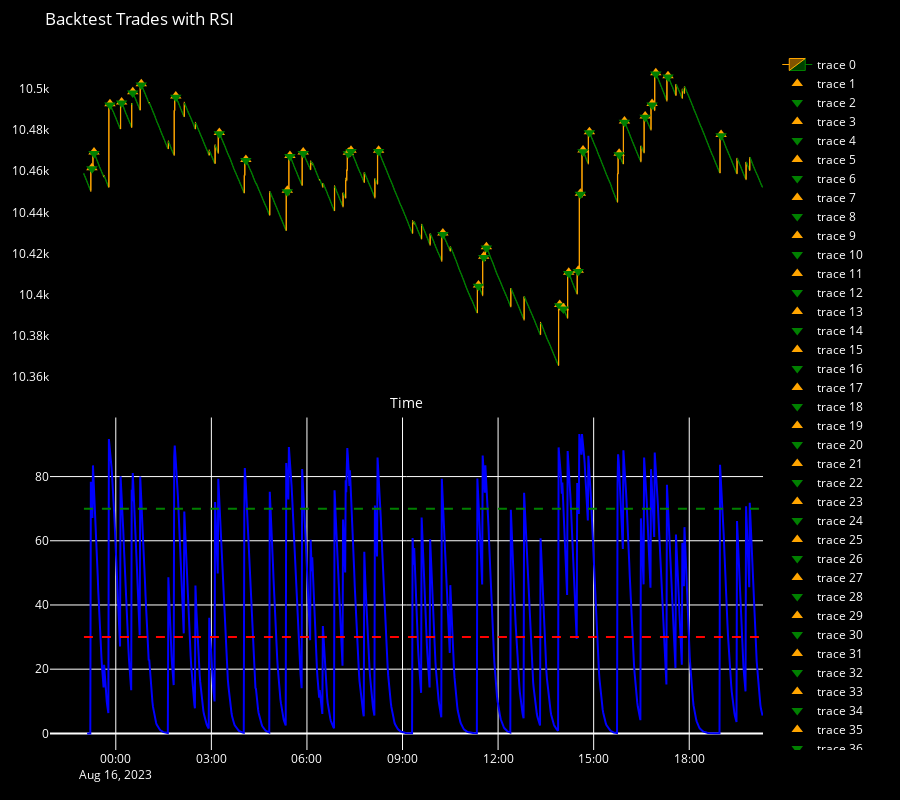

Source (notebook cell):
### Markdown cell above
# **BackTest + Trade Visualizer + RSI (Maverick boom 1000/500/300)**

### Code cell
from plotly.subplots import make_subplots

def backtest_strategy(df, lot_size=0.2):
    trades = []
    in_trade = False

    for i in range(3, len(df)):
        current_bar = df.iloc[i]
        previous_bar = df.iloc[i - 1]
        confirmation_bar = df.iloc[i - 2]

        # Check for sell conditions
        if current_bar["rsi"] > 70 and confirmation_bar["close"] > confirmation_bar["open"] \
                and previous_bar["close"] < previous_bar["open"] \
                and current_bar["close"] < current_bar["open"]:
            
            if not in_trade:
                # Open a sell trade
                trade = {"entry_time": current_bar.name, "entry_price": current_bar["open"], "trade_type": "SELL"}
                trades.append(trade)
                in_trade = True

        # Check for trade closing condition
        if in_trade:
            if current_bar["close"] < current_bar["open"]:
                # Close the trade
                trades[-1]["exit_time"] = current_bar.name
                trades[-1]["exit_price"] = current_bar["close"]
                trades[-1]["pnl"] = trades[-1]["entry_price"] - trades[-1]["exit_price"]
                trades[-1]["pnl"] *= lot_size
                in_trade = False

    return trades

def plot_trades(df, trades):
    fig = go.Figure(data=[go.Candlestick(x=df.index,
                                        open=df['open'],
                                        high=df['high'],
                                        low=df['low'],
                                        close=df['close'],
                                        increasing_line_color='orange',
                                        decreasing_line_color='green',
                                        line_width=1)])

    entry_exit_traces = []  # Store entry and exit traces separately

    for trade in trades:
        entry_time = trade["entry_time"]
        entry_price = trade["entry_price"]
        exit_time = trade["exit_time"]
        exit_price = trade["exit_price"]

        entry_trace = go.Scatter(x=[entry_time], y=[entry_price],
                                 mode='markers',
                                 marker=dict(size=10, symbol='triangle-up', color='orange'))
        
        exit_trace = go.Scatter(x=[exit_time], y=[exit_price],
                                mode='markers',
                                marker=dict(size=10, symbol='triangle-down', color='green'))

        entry_exit_traces.append(entry_trace)
        entry_exit_traces.append(exit_trace)

    # Calculate RSI levels
    rsi_levels = df['rsi']
    rsi_oversold = [30] * len(df)
    rsi_overbought = [70] * len(df)

    # Create a subplot with shared x-axis
    subplot_fig = make_subplots(rows=2, cols=1, shared_xaxes=True, vertical_spacing=0.05)

    # Add candlestick chart to the first subplot
    subplot_fig.add_trace(go.Candlestick(x=df.index,
                                          open=df['open'],
                                          high=df['high'],
                                          low=df['low'],
                                          close=df['close'],
                                          increasing_line_color='orange',
                                          decreasing_line_color='green',
                                          line_width=1), row=1, col=1)

    # Add entry and exit traces to the first subplot
    for trace in entry_exit_traces:
        subplot_fig.add_trace(trace, row=1, col=1)

    # Add RSI plot to the second subplot
    subplot_fig.add_trace(go.Scatter(x=df.index, y=rsi_levels, name='RSI', line=dict(color='blue')), row=2, col=1)
    subplot_fig.add_trace(go.Scatter(x=df.index, y=rsi_oversold, name='Oversold', line=dict(color='red', dash='dash')), row=2, col=1)
    subplot_fig.add_trace(go.Scatter(x=df.index, y=rsi_overbought, name='Overbought', line=dict(color='green', dash='dash')), row=2, col=1)

    # Update layout of the subplots
    subplot_fig.update_layout(
        title="Backtest Trades with RSI",
        xaxis_title="Time",
        height=800,  # Set the height of the entire plot
        xaxis_rangeslider_visible=False,
        plot_bgcolor='black',
        paper_bgcolor='black',
        font=dict(color='white'),
        showlegend=True,
        autosize=True,
        margin=dict(l=50, r=50, t=50, b=50),
        xaxis_showgrid=False,
        yaxis_showgrid=False,
    )

    subplot_fig.show()


if __name__ == "__main__":
    symbol = "Boom 1000 Index"
    timeframe = mt5.TIMEFRAME_M1
    lot_size = 1.0
    period = 7.0

    # Specify the date range for historical data (adjust as needed)
    start_date = datetime(2023, 8, 16)
    end_date = datetime.now()
    #end_date = datetime(2023, 8, 16)
    # Step 1: Load historical data within the specified date range
    df = get_historical_data(symbol, timeframe, start_date, end_date)

    # Step 2: Calculate RSI
    calculate_rsi(df, period)

    # Step 3: Backtest the strategy
    trades = backtest_strategy(df, lot_size)

    # Step 4: Print the backtest results
    total_pnl = 0
    for trade in trades:
        print(f"Trade Type: {trade['trade_type']}")
        print(f"Entry Time: {trade['entry_time']}, Entry Price: {trade['entry_price']}")
        print(f"Exit Time: {trade['exit_time']}, Exit Price: {trade['exit_price']}")
        print(f"Profit/Loss: {trade['pnl']:.2f}\n")
        total_pnl += trade['pnl']

    print(f"Total Profit/Loss: {total_pnl:.2f}")
    print(f"Total Trades: {len(trades)}")

    # Step 5: Plot the trades
    plot_trades(df, trades)

### Figure 1 — Plotly figure (JSON) as saved in the notebook; plotly's stock layout.template omitted (floating-point values rounded to 4 significant figures; data arrays with more than 128 entries replaced by an {"elided": "..."} marker saying what was removed)
{"data": [{"close": {"elided": "1279 float values"}, "decreasing": {"line": {"color": "green"}}, "high": {"elided": "1279 float values"}, "increasing": {"line": {"color": "orange"}}, "line": {"width": 1}, "low": {"elided": "1279 float values"}, "open": {"elided": "1279 float values"}, "type": "candlestick", "x": {"elided": "1279 str values"}, "xaxis": "x", "yaxis": "y"}, {"marker": {"color": "orange", "size": 10, "symbol": "triangle-up"}, "mode": "markers", "type": "scatter", "x": ["2023-08-15T23:15:00"], "xaxis": "x", "y": [10460.0], "yaxis": "y"}, {"marker": {"color": "green", "size": 10, "symbol": "triangle-down"}, "mode": "markers", "type": "scatter", "x": ["2023-08-15T23:15:00"], "xaxis": "x", "y": [10460.0], "yaxis": "y"}, {"marker": {"color": "orange", "size": 10, "symbol": "triangle-up"}, "mode": "markers", "type": "scatter", "x": ["2023-08-15T23:19:00"], "xaxis": "x", "y": [10470.0], "yaxis": "y"}, {"marker": {"color": "green", "size": 10, "symbol": "triangle-down"}, "mode": "markers", "type": "scatter", "x": ["2023-08-15T23:19:00"], "xaxis": "x", "y": [10470.0], "yaxis": "y"}, {"marker": {"color": "orange", "size": 10, "symbol": "triangle-up"}, "mode": "markers", "type": "scatter", "x": ["2023-08-15T23:49:00"], "xaxis": "x", "y": [10490.0], "yaxis": "y"}, {"marker": {"color": "green", "size": 10, "symbol": "triangle-down"}, "mode": "markers", "type": "scatter", "x": ["2023-08-15T23:49:00"], "xaxis": "x", "y": [10490.0], "yaxis": "y"}, {"marker": {"color": "orange", "size": 10, "symbol": "triangle-up"}, "mode": "markers", "type": "scatter", "x": ["2023-08-16T00:11:00"], "xaxis": "x", "y": [10490.0], "yaxis": "y"}, {"marker": {"color": "green", "size": 10, "symbol": "triangle-down"}, "mode": "markers", "type": "scatter", "x": ["2023-08-16T00:11:00"], "xaxis": "x", "y": [10490.0], "yaxis": "y"}, {"marker": {"color": "orange", "size": 10, "symbol": "triangle-up"}, "mode": "markers", "type": "scatter", "x": ["2023-08-16T00:32:00"], "xaxis": "x", "y": [10500.0], "yaxis": "y"}, {"marker": {"color": "green", "size": 10, "symbol": "triangle-down"}, "mode": "markers", "type": "scatter", "x": ["2023-08-16T00:32:00"], "xaxis": "x", "y": [10500.0], "yaxis": "y"}, {"marker": {"color": "orange", "size": 10, "symbol": "triangle-up"}, "mode": "markers", "type": "scatter", "x": ["2023-08-16T00:48:00"], "xaxis": "x", "y": [10500.0], "yaxis": "y"}, {"marker": {"color": "green", "size": 10, "symbol": "triangle-down"}, "mode": "markers", "type": "scatter", "x": ["2023-08-16T00:48:00"], "xaxis": "x", "y": [10500.0], "yaxis": "y"}, {"marker": {"color": "orange", "size": 10, "symbol": "triangle-up"}, "mode": "markers", "type": "scatter", "x": ["2023-08-16T01:53:00"], "xaxis": "x", "y": [10500.0], "yaxis": "y"}, {"marker": {"color": "green", "size": 10, "symbol": "triangle-down"}, "mode": "markers", "type": "scatter", "x": ["2023-08-16T01:53:00"], "xaxis": "x", "y": [10500.0], "yaxis": "y"}, {"marker": {"color": "orange", "size": 10, "symbol": "triangle-up"}, "mode": "markers", "type": "scatter", "x": ["2023-08-16T03:15:00"], "xaxis": "x", "y": [10480.0], "yaxis": "y"}, {"marker": {"color": "green", "size": 10, "symbol": "triangle-down"}, "mode": "markers", "type": "scatter", "x": ["2023-08-16T03:15:00"], "xaxis": "x", "y": [10480.0], "yaxis": "y"}, {"marker": {"color": "orange", "size": 10, "symbol": "triangle-up"}, "mode": "markers", "type": "scatter", "x": ["2023-08-16T04:05:00"], "xaxis": "x", "y": [10470.0], "yaxis": "y"}, {"marker": {"color": "green", "size": 10, "symbol": "triangle-down"}, "mode": "markers", "type": "scatter", "x": ["2023-08-16T04:05:00"], "xaxis": "x", "y": [10470.0], "yaxis": "y"}, {"marker": {"color": "orange", "size": 10, "symbol": "triangle-up"}, "mode": "markers", "type": "scatter", "x": ["2023-08-16T05:23:00"], "xaxis": "x", "y": [10450.0], "yaxis": "y"}, {"marker": {"color": "green", "size": 10, "symbol": "triangle-down"}, "mode": "markers", "type": "scatter", "x": ["2023-08-16T05:23:00"], "xaxis": "x", "y": [10450.0], "yaxis": "y"}, {"marker": {"color": "orange", "size": 10, "symbol": "triangle-up"}, "mode": "markers", "type": "scatter", "x": ["2023-08-16T05:28:00"], "xaxis": "x", "y": [10470.0], "yaxis": "y"}, {"marker": {"color": "green", "size": 10, "symbol": "triangle-down"}, "mode": "markers", "type": "scatter", "x": ["2023-08-16T05:28:00"], "xaxis": "x", "y": [10470.0], "yaxis": "y"}, {"marker": {"color": "orange", "size": 10, "symbol": "triangle-up"}, "mode": "markers", "type": "scatter", "x": ["2023-08-16T05:53:00"], "xaxis": "x", "y": [10470.0], "yaxis": "y"}, {"marker": {"color": "green", "size": 10, "symbol": "triangle-down"}, "mode": "markers", "type": "scatter", "x": ["2023-08-16T05:53:00"], "xaxis": "x", "y": [10470.0], "yaxis": "y"}, {"marker": {"color": "orange", "size": 10, "symbol": "triangle-up"}, "mode": "markers", "type": "scatter", "x": ["2023-08-16T07:18:00"], "xaxis": "x", "y": [10470.0], "yaxis": "y"}, {"marker": {"color": "green", "size": 10, "symbol": "triangle-down"}, "mode": "markers", "type": "scatter", "x": ["2023-08-16T07:18:00"], "xaxis": "x", "y": [10470.0], "yaxis": "y"}, {"marker": {"color": "orange", "size": 10, "symbol": "triangle-up"}, "mode": "markers", "type": "scatter", "x": ["2023-08-16T07:23:00"], "xaxis": "x", "y": [10470.0], "yaxis": "y"}, {"marker": {"color": "green", "size": 10, "symbol": "triangle-down"}, "mode": "markers", "type": "scatter", "x": ["2023-08-16T07:23:00"], "xaxis": "x", "y": [10470.0], "yaxis": "y"}, {"marker": {"color": "orange", "size": 10, "symbol": "triangle-up"}, "mode": "markers", "type": "scatter", "x": ["2023-08-16T08:15:00"], "xaxis": "x", "y": [10470.0], "yaxis": "y"}, {"marker": {"color": "green", "size": 10, "symbol": "triangle-down"}, "mode": "markers", "type": "scatter", "x": ["2023-08-16T08:15:00"], "xaxis": "x", "y": [10470.0], "yaxis": "y"}, {"marker": {"color": "orange", "size": 10, "symbol": "triangle-up"}, "mode": "markers", "type": "scatter", "x": ["2023-08-16T10:16:00"], "xaxis": "x", "y": [10430.0], "yaxis": "y"}, {"marker": {"color": "green", "size": 10, "symbol": "triangle-down"}, "mode": "markers", "type": "scatter", "x": ["2023-08-16T10:16:00"], "xaxis": "x", "y": [10430.0], "yaxis": "y"}, {"marker": {"color": "orange", "size": 10, "symbol": "triangle-up"}, "mode": "markers", "type": "scatter", "x": ["2023-08-16T11:23:00"], "xaxis": "x", "y": [10400.0], "yaxis": "y"}, {"marker": {"color": "green", "size": 10, "symbol": "triangle-down"}, "mode": "markers", "type": "scatter", "x": ["2023-08-16T11:23:00"], "xaxis": "x", "y": [10400.0], "yaxis": "y"}, {"marker": {"color": "orange", "size": 10, "symbol": "triangle-up"}, "mode": "markers", "type": "scatter", "x": ["2023-08-16T11:33:00"], "xaxis": "x", "y": [10420.0], "yaxis": "y"}, {"marker": {"color": "green", "size": 10, "symbol": "triangle-down"}, "mode": "markers", "type": "scatter", "x": ["2023-08-16T11:33:00"], "xaxis": "x", "y": [10420.0], "yaxis": "y"}, {"marker": {"color": "orange", "size": 10, "symbol": "triangle-up"}, "mode": "markers", "type": "scatter", "x": ["2023-08-16T11:38:00"], "xaxis": "x", "y": [10420.0], "yaxis": "y"}, {"marker": {"color": "green", "size": 10, "symbol": "triangle-down"}, "mode": "markers", "type": "scatter", "x": ["2023-08-16T11:38:00"], "xaxis": "x", "y": [10420.0], "yaxis": "y"}, {"marker": {"color": "orange", "size": 10, "symbol": "triangle-up"}, "mode": "markers", "type": "scatter", "x": ["2023-08-16T13:56:00"], "xaxis": "x", "y": [10400.0], "yaxis": "y"}, {"marker": {"color": "green", "size": 10, "symbol": "triangle-down"}, "mode": "markers", "type": "scatter", "x": ["2023-08-16T13:56:00"], "xaxis": "x", "y": [10390.0], "yaxis": "y"}, {"marker": {"color": "orange", "size": 10, "symbol": "triangle-up"}, "mode": "markers", "type": "scatter", "x": ["2023-08-16T14:03:00"], "xaxis": "x", "y": [10390.0], "yaxis": "y"}, {"marker": {"color": "green", "size": 10, "symbol": "triangle-down"}, "mode": "markers", "type": "scatter", "x": ["2023-08-16T14:03:00"], "xaxis": "x", "y": [10390.0], "yaxis": "y"}, {"marker": {"color": "orange", "size": 10, "symbol": "triangle-up"}, "mode": "markers", "type": "scatter", "x": ["2023-08-16T14:13:00"], "xaxis": "x", "y": [10410.0], "yaxis": "y"}, {"marker": {"color": "green", "size": 10, "symbol": "triangle-down"}, "mode": "markers", "type": "scatter", "x": ["2023-08-16T14:13:00"], "xaxis": "x", "y": [10410.0], "yaxis": "y"}, {"marker": {"color": "orange", "size": 10, "symbol": "triangle-up"}, "mode": "markers", "type": "scatter", "x": ["2023-08-16T14:31:00"], "xaxis": "x", "y": [10410.0], "yaxis": "y"}, {"marker": {"color": "green", "size": 10, "symbol": "triangle-down"}, "mode": "markers", "type": "scatter", "x": ["2023-08-16T14:31:00"], "xaxis": "x", "y": [10410.0], "yaxis": "y"}, {"marker": {"color": "orange", "size": 10, "symbol": "triangle-up"}, "mode": "markers", "type": "scatter", "x": ["2023-08-16T14:35:00"], "xaxis": "x", "y": [10450.0], "yaxis": "y"}, {"marker": {"color": "green", "size": 10, "symbol": "triangle-down"}, "mode": "markers", "type": "scatter", "x": ["2023-08-16T14:35:00"], "xaxis": "x", "y": [10450.0], "yaxis": "y"}, {"marker": {"color": "orange", "size": 10, "symbol": "triangle-up"}, "mode": "markers", "type": "scatter", "x": ["2023-08-16T14:40:00"], "xaxis": "x", "y": [10470.0], "yaxis": "y"}, {"marker": {"color": "green", "size": 10, "symbol": "triangle-down"}, "mode": "markers", "type": "scatter", "x": ["2023-08-16T14:40:00"], "xaxis": "x", "y": [10470.0], "yaxis": "y"}, {"marker": {"color": "orange", "size": 10, "symbol": "triangle-up"}, "mode": "markers", "type": "scatter", "x": ["2023-08-16T14:52:00"], "xaxis": "x", "y": [10480.0], "yaxis": "y"}, {"marker": {"color": "green", "size": 10, "symbol": "triangle-down"}, "mode": "markers", "type": "scatter", "x": ["2023-08-16T14:52:00"], "xaxis": "x", "y": [10480.0], "yaxis": "y"}, {"marker": {"color": "orange", "size": 10, "symbol": "triangle-up"}, "mode": "markers", "type": "scatter", "x": ["2023-08-16T15:48:00"], "xaxis": "x", "y": [10470.0], "yaxis": "y"}, {"marker": {"color": "green", "size": 10, "symbol": "triangle-down"}, "mode": "markers", "type": "scatter", "x": ["2023-08-16T15:48:00"], "xaxis": "x", "y": [10470.0], "yaxis": "y"}, {"marker": {"color": "orange", "size": 10, "symbol": "triangle-up"}, "mode": "markers", "type": "scatter", "x": ["2023-08-16T15:58:00"], "xaxis": "x", "y": [10480.0], "yaxis": "y"}, {"marker": {"color": "green", "size": 10, "symbol": "triangle-down"}, "mode": "markers", "type": "scatter", "x": ["2023-08-16T15:58:00"], "xaxis": "x", "y": [10480.0], "yaxis": "y"}, {"marker": {"color": "orange", "size": 10, "symbol": "triangle-up"}, "mode": "markers", "type": "scatter", "x": ["2023-08-16T16:37:00"], "xaxis": "x", "y": [10490.0], "yaxis": "y"}, {"marker": {"color": "green", "size": 10, "symbol": "triangle-down"}, "mode": "markers", "type": "scatter", "x": ["2023-08-16T16:37:00"], "xaxis": "x", "y": [10490.0], "yaxis": "y"}, {"marker": {"color": "orange", "size": 10, "symbol": "triangle-up"}, "mode": "markers", "type": "scatter", "x": ["2023-08-16T16:50:00"], "xaxis": "x", "y": [10490.0], "yaxis": "y"}, {"marker": {"color": "green", "size": 10, "symbol": "triangle-down"}, "mode": "markers", "type": "scatter", "x": ["2023-08-16T16:50:00"], "xaxis": "x", "y": [10490.0], "yaxis": "y"}, {"marker": {"color": "orange", "size": 10, "symbol": "triangle-up"}, "mode": "markers", "type": "scatter", "x": ["2023-08-16T16:57:00"], "xaxis": "x", "y": [10510.0], "yaxis": "y"}, {"marker": {"color": "green", "size": 10, "symbol": "triangle-down"}, "mode": "markers", "type": "scatter", "x": ["2023-08-16T16:57:00"], "xaxis": "x", "y": [10510.0], "yaxis": "y"}, {"marker": {"color": "orange", "size": 10, "symbol": "triangle-up"}, "mode": "markers", "type": "scatter", "x": ["2023-08-16T17:20:00"], "xaxis": "x", "y": [10510.0], "yaxis": "y"}, {"marker": {"color": "green", "size": 10, "symbol": "triangle-down"}, "mode": "markers", "type": "scatter", "x": ["2023-08-16T17:20:00"], "xaxis": "x", "y": [10510.0], "yaxis": "y"}, {"marker": {"color": "orange", "size": 10, "symbol": "triangle-up"}, "mode": "markers", "type": "scatter", "x": ["2023-08-16T19:00:00"], "xaxis": "x", "y": [10480.0], "yaxis": "y"}, {"marker": {"color": "green", "size": 10, "symbol": "triangle-down"}, "mode": "markers", "type": "scatter", "x": ["2023-08-16T19:00:00"], "xaxis": "x", "y": [10480.0], "yaxis": "y"}, {"line": {"color": "blue"}, "name": "RSI", "type": "scatter", "x": {"elided": "1279 str values"}, "xaxis": "x2", "y": {"elided": "1279 float values"}, "yaxis": "y2"}, {"line": {"color": "red", "dash": "dash"}, "name": "Oversold", "type": "scatter", "x": {"elided": "1279 str values"}, "xaxis": "x2", "y": {"elided": "1279 int values"}, "yaxis": "y2"}, {"line": {"color": "green", "dash": "dash"}, "name": "Overbought", "type": "scatter", "x": {"elided": "1279 str values"}, "xaxis": "x2", "y": {"elided": "1279 int values"}, "yaxis": "y2"}], "layout": {"autosize": true, "font": {"color": "white"}, "height": 800, "margin": {"b": 50, "l": 50, "r": 50, "t": 50}, "paper_bgcolor": "black", "plot_bgcolor": "black", "showlegend": true, "title": {"text": "Backtest Trades with RSI"}, "xaxis": {"anchor": "y", "domain": [0, 1], "matches": "x2", "rangeslider": {"visible": false}, "showgrid": false, "showticklabels": false, "title": {"text": "Time"}}, "xaxis2": {"anchor": "y2", "domain": [0, 1]}, "yaxis": {"anchor": "x", "domain": [0.525, 1], "showgrid": false}, "yaxis2": {"anchor": "x2", "domain": [0, 0.475]}}}
